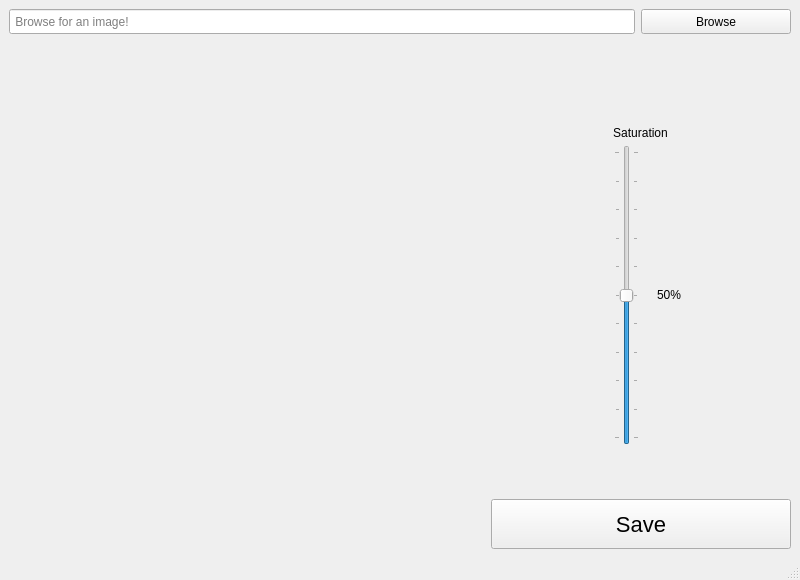
<?xml version="1.0" encoding="UTF-8"?>
<ui version="4.0">
 <class>MainWindow</class>
 <widget class="QMainWindow" name="MainWindow">
  <property name="geometry">
   <rect>
    <x>0</x>
    <y>0</y>
    <width>800</width>
    <height>580</height>
   </rect>
  </property>
  <property name="sizePolicy">
   <sizepolicy hsizetype="Fixed" vsizetype="Fixed">
    <horstretch>0</horstretch>
    <verstretch>0</verstretch>
   </sizepolicy>
  </property>
  <property name="maximumSize">
   <size>
    <width>800</width>
    <height>580</height>
   </size>
  </property>
  <property name="windowTitle">
   <string>PSChallenge</string>
  </property>
  <widget class="QWidget" name="centralwidget">
   <layout class="QVBoxLayout" name="verticalLayout">
    <item>
     <layout class="QHBoxLayout" name="TopHLayout">
      <item>
       <widget class="QLineEdit" name="filenameLineEdit">
        <property name="maximumSize">
         <size>
          <width>16777215</width>
          <height>25</height>
         </size>
        </property>
        <property name="readOnly">
         <bool>true</bool>
        </property>
        <property name="placeholderText">
         <string> Browse for an image!</string>
        </property>
       </widget>
      </item>
      <item>
       <widget class="QPushButton" name="BrowseButton">
        <property name="minimumSize">
         <size>
          <width>150</width>
          <height>0</height>
         </size>
        </property>
        <property name="maximumSize">
         <size>
          <width>16777215</width>
          <height>25</height>
         </size>
        </property>
        <property name="text">
         <string>Browse</string>
        </property>
       </widget>
      </item>
     </layout>
    </item>
    <item>
     <layout class="QHBoxLayout" name="BottomHLayout">
      <item>
       <widget class="QLabel" name="ImageDisplay">
        <property name="text">
         <string/>
        </property>
       </widget>
      </item>
      <item>
       <layout class="QVBoxLayout" name="controlBoxLayout">
        <property name="spacing">
         <number>5</number>
        </property>
        <property name="sizeConstraint">
         <enum>QLayout::SetNoConstraint</enum>
        </property>
        <item alignment="Qt::AlignHCenter|Qt::AlignBottom">
         <widget class="QLabel" name="SatLabel">
          <property name="sizePolicy">
           <sizepolicy hsizetype="Maximum" vsizetype="Minimum">
            <horstretch>0</horstretch>
            <verstretch>0</verstretch>
           </sizepolicy>
          </property>
          <property name="maximumSize">
           <size>
            <width>90</width>
            <height>40</height>
           </size>
          </property>
          <property name="text">
           <string>Saturation</string>
          </property>
          <property name="alignment">
           <set>Qt::AlignCenter</set>
          </property>
          <property name="margin">
           <number>6</number>
          </property>
         </widget>
        </item>
        <item>
         <layout class="QHBoxLayout" name="horizontalLayout">
          <item alignment="Qt::AlignRight|Qt::AlignVCenter">
           <widget class="QSlider" name="SatSlider">
            <property name="minimumSize">
             <size>
              <width>0</width>
              <height>300</height>
             </size>
            </property>
            <property name="maximum">
             <number>100</number>
            </property>
            <property name="value">
             <number>50</number>
            </property>
            <property name="tracking">
             <bool>false</bool>
            </property>
            <property name="orientation">
             <enum>Qt::Vertical</enum>
            </property>
            <property name="tickPosition">
             <enum>QSlider::TicksBothSides</enum>
            </property>
            <property name="tickInterval">
             <number>10</number>
            </property>
           </widget>
          </item>
          <item alignment="Qt::AlignLeft|Qt::AlignVCenter">
           <widget class="QLabel" name="SatValLabel">
            <property name="sizePolicy">
             <sizepolicy hsizetype="Maximum" vsizetype="Preferred">
              <horstretch>0</horstretch>
              <verstretch>0</verstretch>
             </sizepolicy>
            </property>
            <property name="minimumSize">
             <size>
              <width>50</width>
              <height>0</height>
             </size>
            </property>
            <property name="maximumSize">
             <size>
              <width>50</width>
              <height>25</height>
             </size>
            </property>
            <property name="text">
             <string>50%</string>
            </property>
            <property name="alignment">
             <set>Qt::AlignCenter</set>
            </property>
           </widget>
          </item>
         </layout>
        </item>
        <item alignment="Qt::AlignBottom">
         <widget class="QPushButton" name="SaveButton">
          <property name="sizePolicy">
           <sizepolicy hsizetype="Maximum" vsizetype="Fixed">
            <horstretch>0</horstretch>
            <verstretch>0</verstretch>
           </sizepolicy>
          </property>
          <property name="minimumSize">
           <size>
            <width>300</width>
            <height>50</height>
           </size>
          </property>
          <property name="maximumSize">
           <size>
            <width>300</width>
            <height>25</height>
           </size>
          </property>
          <property name="styleSheet">
           <string notr="true">font-size: 22px;</string>
          </property>
          <property name="text">
           <string>Save</string>
          </property>
         </widget>
        </item>
       </layout>
      </item>
     </layout>
    </item>
   </layout>
  </widget>
  <widget class="QMenuBar" name="menubar">
   <property name="geometry">
    <rect>
     <x>0</x>
     <y>0</y>
     <width>800</width>
     <height>22</height>
    </rect>
   </property>
  </widget>
  <widget class="QStatusBar" name="statusbar"/>
 </widget>
 <resources/>
 <connections/>
</ui>
